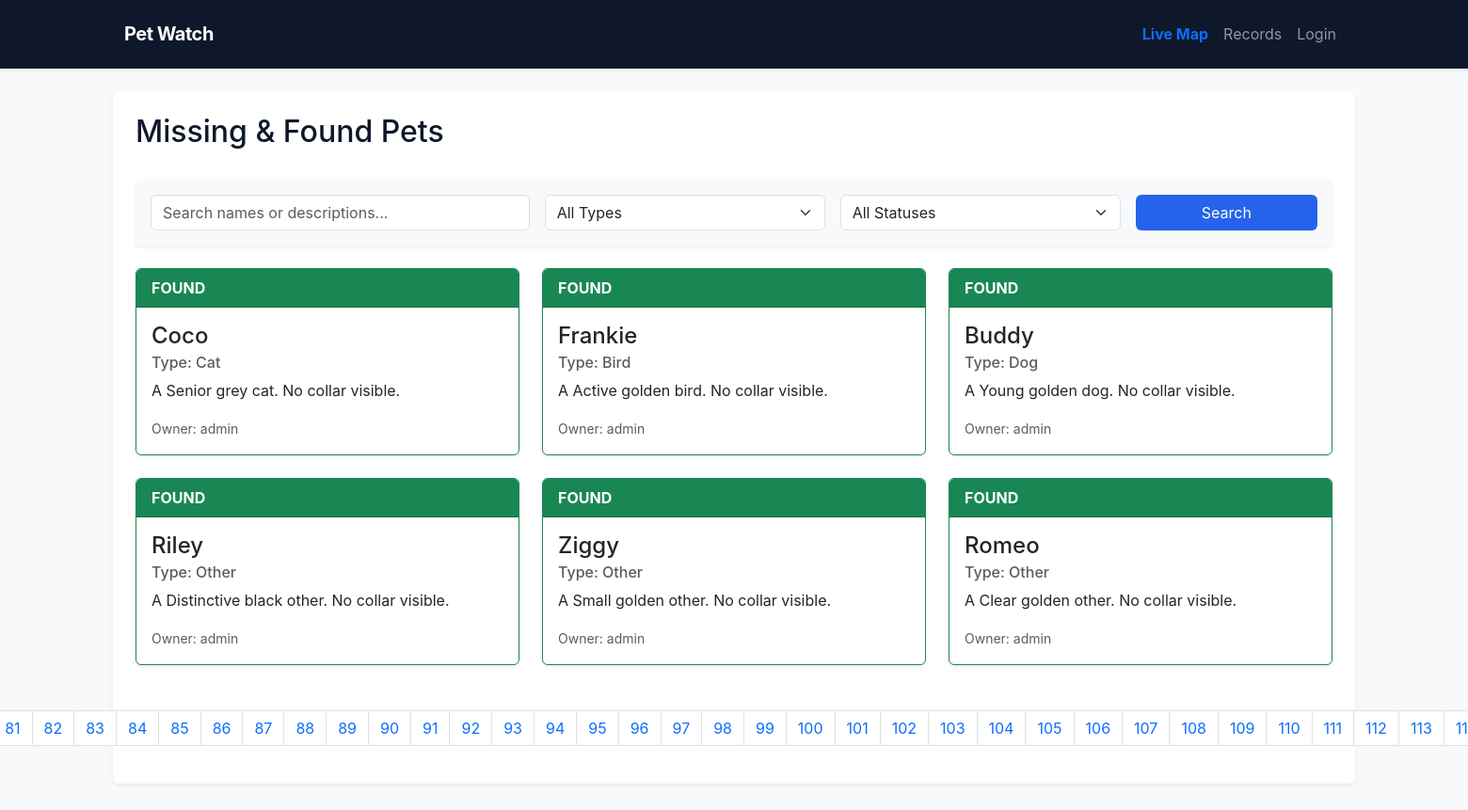
The app's page /index.php?controller=pet&action=index with its own data.
### tables this page shows
CREATE TABLE users (
            id INTEGER PRIMARY KEY AUTOINCREMENT, username TEXT UNIQUE NOT NULL, password TEXT NOT NULL, role TEXT NOT NULL);

### controllers/PetController.php (called while the page is built, shortened)
<?php
require_once 'models/Pet.php';
class PetController {
    public function index() {
        $keyword = htmlspecialchars(trim($_GET['keyword'] ?? ''));
        $type = htmlspecialchars(trim($_GET['type'] ?? ''));
        $status = htmlspecialchars(trim($_GET['status'] ?? ''));
        $page = isset($_GET['page']) && is_numeric($_GET['page']) ? (int)$_GET['page'] : 1;
        $perPage = 6;
        $offset = ($page - 1) * $perPage;
        $totalPets = Pet::countSearch($keyword, $type, $status);
        $totalPages = ceil($totalPets / $perPage);
        $pets = Pet::search($keyword, $type, $status, $perPage, $offset);
        $queryString = http_build_query(['controller' => 'pet', 'action' => 'index', 'keyword' => $keyword, 'type' => $type, 'status' => $status]);
        require_once 'views/pets/index.phtml';
    }
}

### models/Pet.php (called while the page is built, shortened)
<?php
class Pet {
    public static function search($keyword = '', $type = '', $status = '', $limit = 6, $offset = 0) {
        $db = Database::connect();
        $sql = "SELECT pets.*, users.username as owner_name
                FROM pets
                JOIN users ON pets.owner_id = users.id
                WHERE 1=1";
        $params = [];
        $sql .= " ORDER BY pets.status ASC, pets.id DESC LIMIT :limit OFFSET :offset";
        $stmt = $db->prepare($sql);
        $stmt->bindValue(':limit', (int)$limit, PDO::PARAM_INT);
        $stmt->bindValue(':offset', (int)$offset, PDO::PARAM_INT);
        $stmt->execute();
        return $stmt->fetchAll();
    }
    public static function countSearch($keyword = '', $type = '', $status = '') {
        $db = Database::connect();
        $sql = "SELECT COUNT(*) as total FROM pets WHERE 1=1";
        $params = [];
        $stmt = $db->prepare($sql);
        $stmt->execute($params);
        $row = $stmt->fetch();
        return $row['total'];
    }
}

### views/pets/index.phtml (the view, shortened to what this page needs)
<?php require_once 'views/templates/header.phtml'; ?>
<div class="d-flex justify-content-between align-items-center mb-4">
    <h2>Missing & Found Pets</h2>
</div>
<div class="card shadow-sm mb-4 bg-light border-0">
    <div class="card-body">
        <form action="index.php" method="GET" class="row g-3">
            <div class="col-md-4">
                <input type="text" name="keyword" class="form-control" placeholder="Search names or descriptions..." value="<?= htmlspecialchars($keyword ?? '') ?>">
            </div>
            <div class="col-md-3">
                <select name="type" class="form-select">
                    <option value="">All Types</option>
                </select>
            </div>
            <div class="col-md-3">
                <select name="status" class="form-select">
                    <option value="">All Statuses</option>
                </select>
            </div>
            <div class="col-md-2 d-grid">
                <button type="submit" class="btn btn-primary">Search</button>
            </div>
        </form>
    </div>
</div>
<div class="row">
    <?php if (empty($pets)): ?>
        <div class="col-12 text-center py-5">
            <h4 class="text-muted">No pets found matching your criteria.</h4>
            <a href="index.php?controller=pet&action=index" class="btn btn-outline-secondary mt-2">Clear Filters</a>
        </div>
    <?php else: ?>
        <?php foreach ($pets as $pet): ?>
            <div class="col-md-4 mb-4">
                <div class="card h-100 shadow-sm border-<?= $pet['status'] === 'missing' ? 'danger' : 'success' ?>">
                    <div class="card-header bg-<?= $pet['status'] === 'missing' ? 'danger' : 'success' ?> text-white text-uppercase fw-bold">
                        <?= htmlspecialchars($pet['status']) ?>
                    </div>
                    <div class="card-body">
                        <h4 class="card-title"><?= htmlspecialchars($pet['name']) ?></h4>
                        <h6 class="card-subtitle mb-2 text-muted">Type: <?= htmlspecialchars($pet['type']) ?></h6>
                        <p class="card-text"><?= nl2br(htmlspecialchars($pet['description'])) ?></p>
                        <small class="text-muted">Owner: <?= htmlspecialchars($pet['owner_name']) ?></small>
                    </div>
                </div>
            </div>
        <?php endforeach; ?>
    <?php endif; ?>
</div>
<?php if (isset($totalPages) && $totalPages > 1): ?>
    <nav aria-label="Pet pagination" class="mt-4">
        <ul class="pagination justify-content-center">
            <?php for ($i = 1; $i <= $totalPages; $i++): ?>
                <li class="page-item <?= ($page == $i) ? 'active' : '' ?>">
                    <a class="page-link" href="index.php?<?= $queryString ?>&page=<?= $i ?>"><?= $i ?></a>
                </li>
            <?php endfor; ?>
        </ul>
    </nav>
<?php endif; ?>
<?php require_once 'views/templates/footer.phtml'; ?>

### index.php (shortened to what this page needs)
<?php
$controllerName = $_GET['controller'] ?? 'home';
$actionName = $_GET['action'] ?? 'index';
$controllerClass = ucfirst($controllerName) . 'Controller';
$controllerFile = 'controllers/' . $controllerClass . '.php';
if (file_exists($controllerFile)) {
    $controller = new $controllerClass();
    if (method_exists($controller, $actionName)) {
        $controller->$actionName();
    } else {
        die("404 Error: Action '$actionName' not found in $controllerClass.");
    }
} else {
    die("404 Error: Controller '$controllerClass' not found.");
}

### views/templates/header.phtml (shortened to what this page needs)
<!DOCTYPE html>
<html lang="en">
<head>
    <link href="https://cdn.jsdelivr.net/npm/bootstrap@5.3.0/dist/css/bootstrap.min.css" rel="stylesheet">
    <link rel="stylesheet" href="https://unpkg.com/leaflet@1.9.4/dist/leaflet.css" />
    <link rel="stylesheet" href="css/style.css">
</head>
<body class="bg-light">
    <nav class="navbar navbar-expand-lg navbar-dark bg-dark mb-4 shadow-sm">
        <div class="container">
            <a class="navbar-brand fw-bold" href="index.php?controller=home&action=index">Pet Watch</a>
            <div class="collapse navbar-collapse">
                <ul class="navbar-nav ms-auto">
                    <li class="nav-item">
                        <a class="nav-link text-primary fw-bold" href="index.php?controller=pet&action=map">Live Map</a>
                    </li>
                    <li class="nav-item">
                        <a class="nav-link" href="index.php?controller=pet&action=index">Records</a>
                    </li>
                    <?php if(isset($_SESSION['user_id'])): ?>
                        <li class="nav-item"><a class="nav-link" href="index.php?controller=pet&action=create">Register Pet</a></li>
                        <li class="nav-item ms-2"><a class="btn btn-outline-danger btn-sm mt-1 fw-bold" href="index.php?controller=auth&action=logout">Logout (<?= htmlspecialchars($_SESSION['username']) ?>)</a></li>
                    <?php else: ?>
                        <li class="nav-item"><a class="nav-link" href="index.php?controller=auth&action=login">Login</a></li>
                    <?php endif; ?>
                </ul>
            </div>
        </div>
    </nav>
    <div class="container bg-white p-4 rounded shadow-sm">

### views/templates/footer.phtml (shortened to what this page needs)
    </div>
    <footer class="text-center text-muted py-4 mt-auto">
    </footer>
</body>
</html>

### css/style.css (style rules this page uses)
body { font-family: 'Inter', system-ui, -apple-system, sans-serif; background-color: var(--light); color: var(--dark); line-height: 1.5; }
.navbar { background-color: var(--dark) !important; border-bottom: 1px solid rgba(255,255,255,0.1); padding: 1rem 0; }
.navbar-brand { font-weight: 700; letter-spacing: -0.025em; color: #fff !important; }
.btn-primary { background-color: var(--primary); border: none; }

### records on screen
users: status "FOUND", name "Coco", type "Cat", description "A Senior grey cat. No collar visible.", username "admin", name "Frankie", type "Bird", description "A Active golden bird. No collar visible.", name "Buddy", type "Dog", description "A Young golden dog. No collar visible.", name "Riley", type "Other", description "A Distinctive black other. No collar visible.", name "Ziggy", description "A Small golden other. No collar visible.", name "Romeo", description "A Clear golden other. No collar visible."
